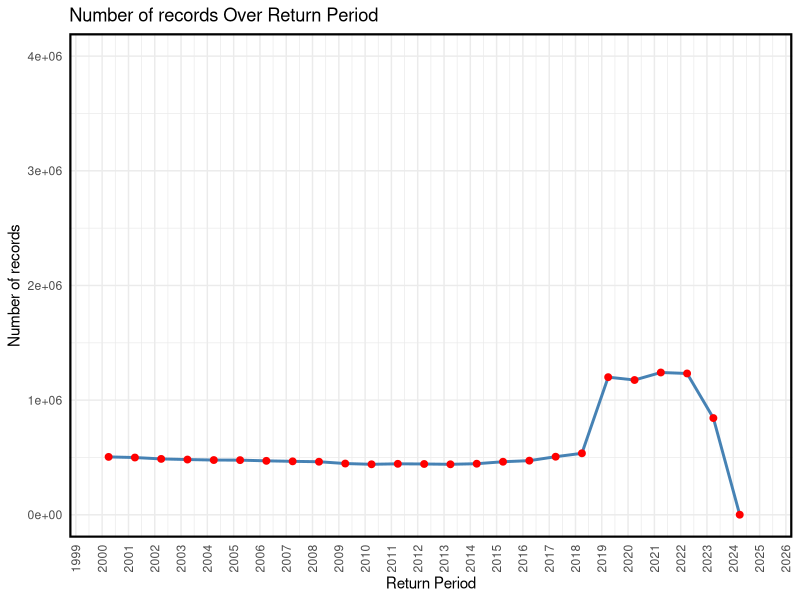
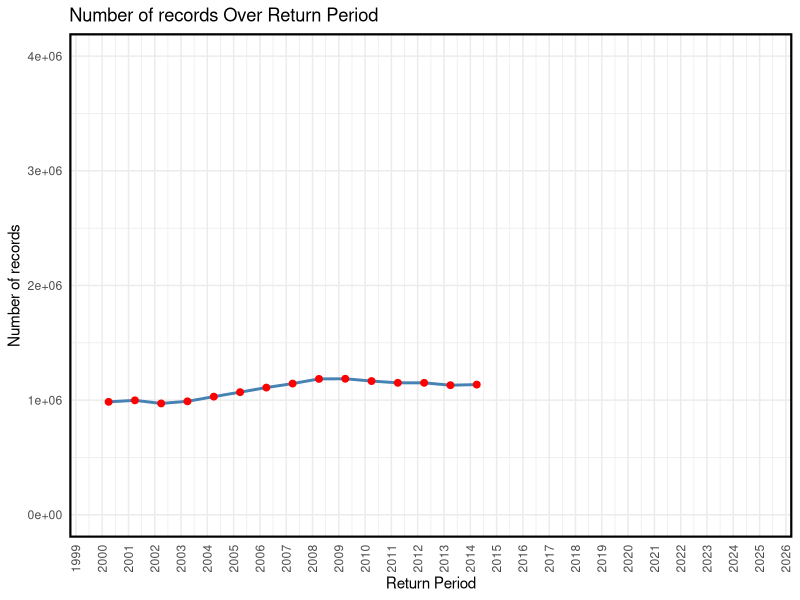
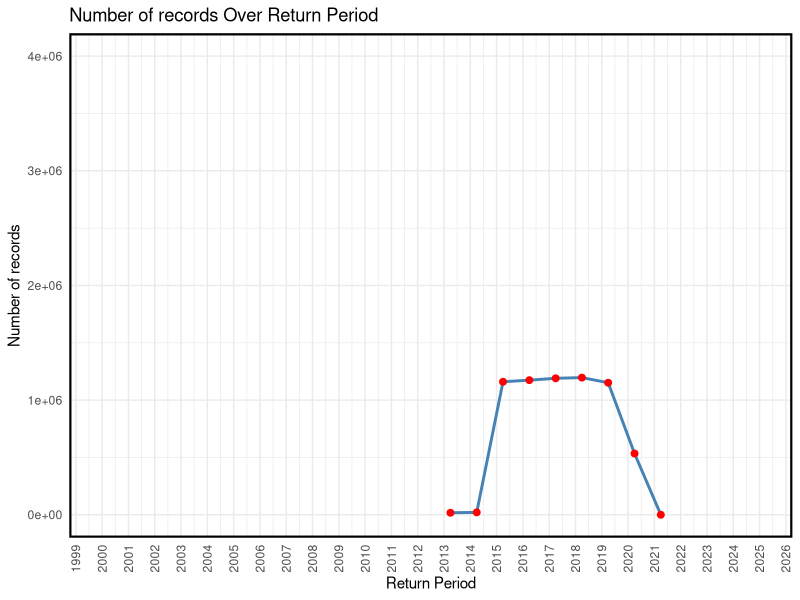
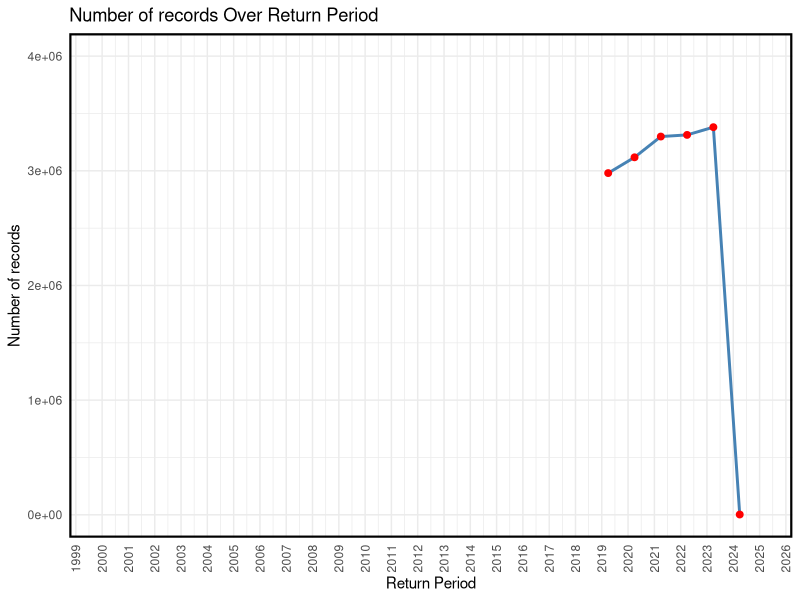
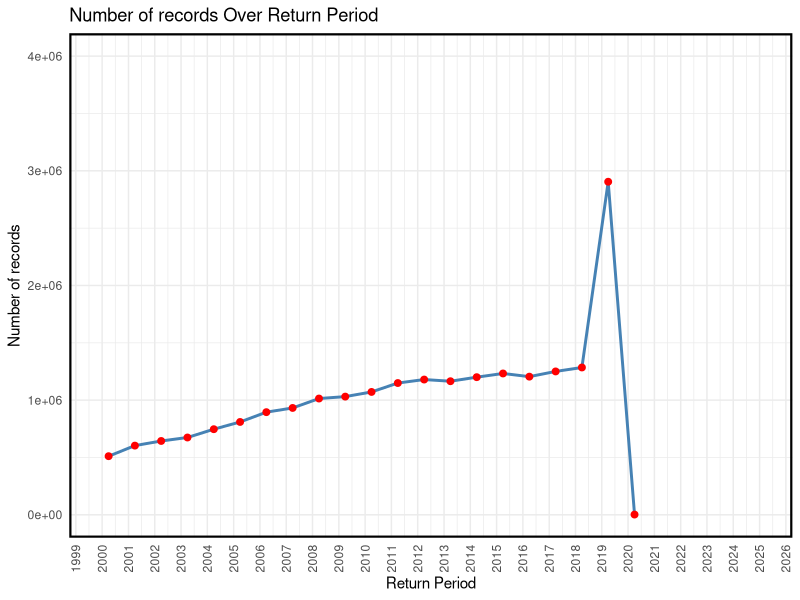
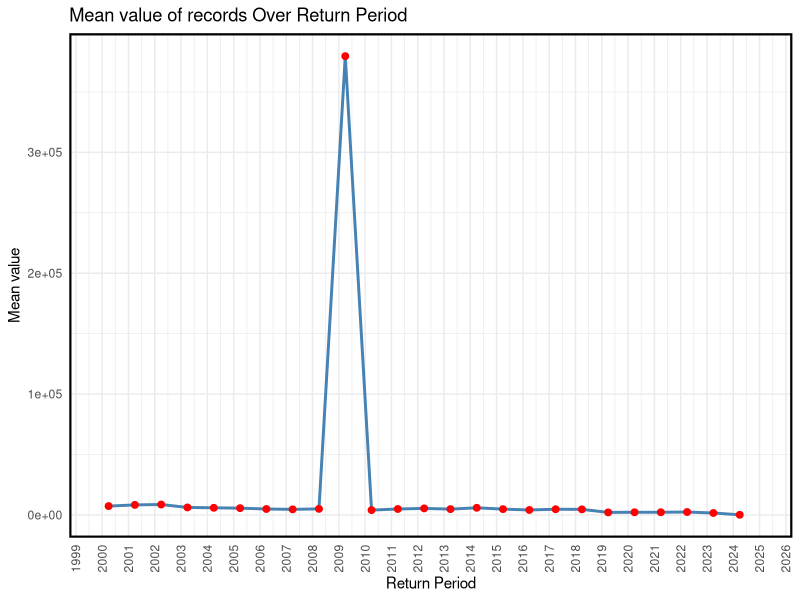
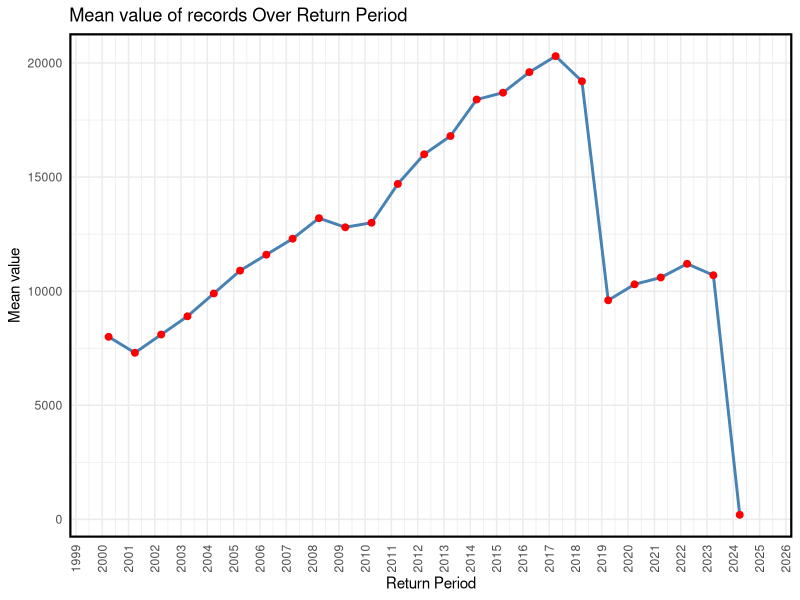
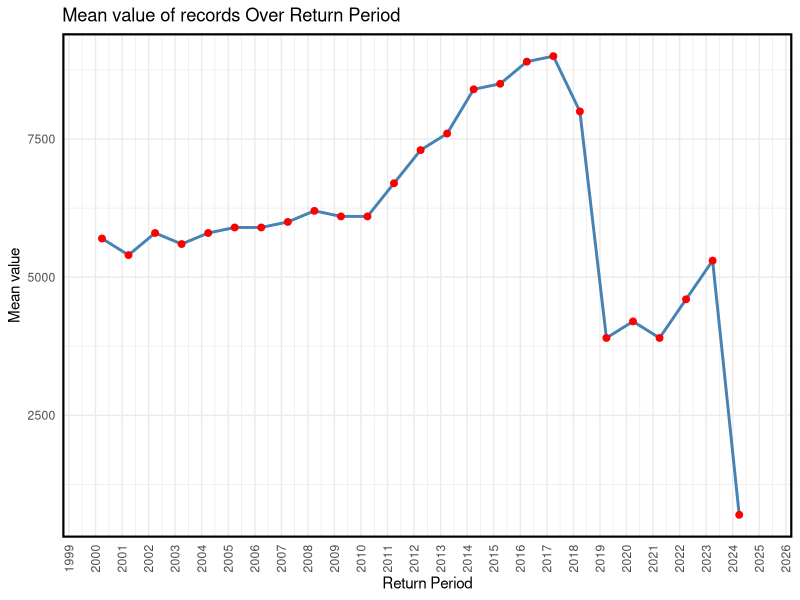

The R source for these figures, in order:
## ---- chunk 1
library(readxl)
library(ggplot2)
data_num_records <- read_excel("etc/idi_tables.xlsx", sheet = "num_records (data)")[-1, ]
data_value_records <- read_excel("etc/idi_tables.xlsx", sheet = "mean_records (data)")[-1, ]
# table_names <- unique(data_num_records$table_name)
table_names <- c("ir_ir3_keypoints", "ir_ir3_2000_to_2014", "ir_ir3_2013_to_2020", "ir_autocalc", "ir_pts")
## ---- chunk 2

cat("::: {.panel-tabset}\n\n")
cat("# Number of unit records \n\n")

  cat("::: {.panel-tabset}\n\n")
  for (table_name in table_names) {
    cat(paste0("## **", table_name, "** \n\n")) 
    
    proc_num_records <- data_num_records[data_num_records$table_name == table_name, ]
    col_names <- unique(proc_num_records$col_name)
    col_names <- col_names[1]
    for (col_name in col_names) {
      proc_data <- proc_num_records[proc_num_records$col_name == col_name, ]
      proc_data$date <- as.Date(proc_data$return_period)
      proc_data$value <- as.numeric(proc_data$`Rounded value (RR3, R6)`)
  
      p <- ggplot(proc_data, aes(x = date, y = value)) +
        geom_line(color = "steelblue", linewidth = 1) +
        geom_point(color = "red", size = 2) +
        labs(
          title = "Number of records Over Return Period",
          x = "Return Period",
          y = "Number of records"  # Ensure this label exists
        ) +
        ylim(0, 4e6) +
        scale_x_date(
          limits = as.Date(c("2000-01-01", "2024-12-31")),
          date_breaks = "1 year",
          date_labels = "%Y"
        ) +
        theme_minimal() +  # Place theme_minimal() FIRST
        theme(
            panel.border = element_rect(color = "black", fill = NA, linewidth = 1.5),
            axis.text.x = element_text(angle = 90, vjust = 0.5, hjust = 1)  # Rotate x-tick labels
          )
      print(p)
      cat("\n\n")
    }
  }
  cat(":::\n\n")

# -------------------------------------
cat("# Mean value of records \n\n")
# -------------------------------------
cat("::: {.panel-tabset}\n\n")
for (table_name in table_names) {
  cat(paste0("## **", table_name, "** \n\n")) 
  proc_value_records <- data_value_records[data_value_records$table_name == table_name, ]
  col_names <- unique(proc_value_records$col_name)
  
  cat("::: {.panel-tabset}\n\n")
  for (col_name in col_names) {
    cat("### ", col_name, "\n\n")
    proc_data <- proc_value_records[proc_value_records$col_name == col_name, ]
    proc_data$date <- as.Date(proc_data$`return_period (corrected)`)
    proc_data$value <- as.numeric(proc_data$`Rounded value (R100)`)
    
    p <- ggplot(proc_data, aes(x = date, y = value)) +
      geom_line(color = "steelblue", linewidth = 1) +
      geom_point(color = "red", size = 2) +
      labs(
        title = "Mean value of records Over Return Period",
        x = "Return Period",
        y = "Mean value"
      ) +
      scale_x_date(
        limits = as.Date(c("2000-01-01", "2024-12-31")),
        date_breaks = "1 year",
        date_labels = "%Y"
      ) +
      theme_minimal() +  # Place theme_minimal() FIRST
      theme(
        panel.border = element_rect(color = "black", fill = NA, linewidth = 1.5),
        axis.text.x = element_text(angle = 90, vjust = 0.5, hjust = 1)  # Rotate x-tick labels
      )
    
    print(p)
    cat("\n\n")
  }
  cat(":::\n\n")
}
cat(":::\n\n")
cat(":::\n\n")
